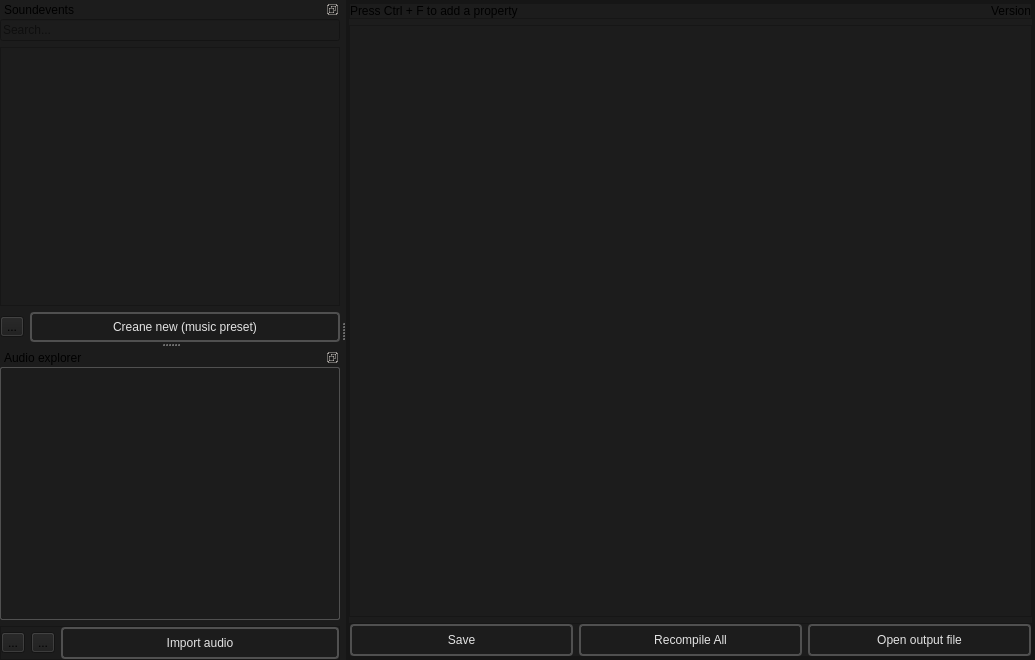
<?xml version="1.0" encoding="UTF-8"?>
<ui version="4.0">
 <class>SoundEvent_Editor_MainWindow</class>
 <widget class="QMainWindow" name="SoundEvent_Editor_MainWindow">
  <property name="geometry">
   <rect>
    <x>0</x>
    <y>0</y>
    <width>1035</width>
    <height>660</height>
   </rect>
  </property>
  <property name="windowTitle">
   <string>MainWindow</string>
  </property>
  <property name="styleSheet">
   <string notr="true">background-color: #1C1C1C;</string>
  </property>
  <widget class="QWidget" name="centralwidget">
   <layout class="QHBoxLayout" name="horizontalLayout">
    <property name="spacing">
     <number>6</number>
    </property>
    <property name="leftMargin">
     <number>0</number>
    </property>
    <property name="topMargin">
     <number>0</number>
    </property>
    <property name="rightMargin">
     <number>0</number>
    </property>
    <property name="bottomMargin">
     <number>0</number>
    </property>
    <item>
     <widget class="QFrame" name="frame_6">
      <property name="frameShape">
       <enum>QFrame::StyledPanel</enum>
      </property>
      <property name="frameShadow">
       <enum>QFrame::Raised</enum>
      </property>
      <layout class="QVBoxLayout" name="verticalLayout_4">
       <property name="spacing">
        <number>6</number>
       </property>
       <property name="leftMargin">
        <number>0</number>
       </property>
       <property name="topMargin">
        <number>0</number>
       </property>
       <property name="rightMargin">
        <number>0</number>
       </property>
       <property name="bottomMargin">
        <number>0</number>
       </property>
       <item>
        <widget class="QFrame" name="frame_7">
         <property name="frameShape">
          <enum>QFrame::StyledPanel</enum>
         </property>
         <property name="frameShadow">
          <enum>QFrame::Raised</enum>
         </property>
         <layout class="QHBoxLayout" name="horizontalLayout_5">
          <property name="leftMargin">
           <number>0</number>
          </property>
          <property name="topMargin">
           <number>0</number>
          </property>
          <property name="rightMargin">
           <number>0</number>
          </property>
          <property name="bottomMargin">
           <number>0</number>
          </property>
          <item>
           <widget class="QFrame" name="frame_3">
            <property name="frameShape">
             <enum>QFrame::StyledPanel</enum>
            </property>
            <property name="frameShadow">
             <enum>QFrame::Raised</enum>
            </property>
            <layout class="QVBoxLayout" name="verticalLayout_3">
             <property name="spacing">
              <number>6</number>
             </property>
             <property name="leftMargin">
              <number>0</number>
             </property>
             <property name="topMargin">
              <number>0</number>
             </property>
             <property name="rightMargin">
              <number>0</number>
             </property>
             <property name="bottomMargin">
              <number>0</number>
             </property>
             <item>
              <widget class="QFrame" name="frame_9">
               <property name="frameShape">
                <enum>QFrame::StyledPanel</enum>
               </property>
               <property name="frameShadow">
                <enum>QFrame::Raised</enum>
               </property>
               <layout class="QHBoxLayout" name="horizontalLayout_7">
                <property name="leftMargin">
                 <number>0</number>
                </property>
                <property name="topMargin">
                 <number>0</number>
                </property>
                <property name="rightMargin">
                 <number>0</number>
                </property>
                <property name="bottomMargin">
                 <number>0</number>
                </property>
                <item>
                 <widget class="QLabel" name="status_bar">
                  <property name="text">
                   <string>Press Ctrl + F to add a property</string>
                  </property>
                 </widget>
                </item>
                <item>
                 <widget class="QLabel" name="version">
                  <property name="text">
                   <string>Version</string>
                  </property>
                  <property name="alignment">
                   <set>Qt::AlignRight|Qt::AlignTrailing|Qt::AlignVCenter</set>
                  </property>
                 </widget>
                </item>
               </layout>
              </widget>
             </item>
             <item>
              <widget class="QScrollArea" name="scrollArea">
               <property name="lineWidth">
                <number>0</number>
               </property>
               <property name="widgetResizable">
                <bool>true</bool>
               </property>
               <property name="alignment">
                <set>Qt::AlignLeading|Qt::AlignLeft|Qt::AlignTop</set>
               </property>
               <widget class="QWidget" name="soundevent_properties">
                <property name="geometry">
                 <rect>
                  <x>0</x>
                  <y>0</y>
                  <width>639</width>
                  <height>588</height>
                 </rect>
                </property>
                <layout class="QVBoxLayout" name="verticalLayout_2">
                 <property name="sizeConstraint">
                  <enum>QLayout::SetFixedSize</enum>
                 </property>
                </layout>
               </widget>
              </widget>
             </item>
             <item>
              <widget class="QFrame" name="frame_2">
               <property name="sizePolicy">
                <sizepolicy hsizetype="Preferred" vsizetype="Fixed">
                 <horstretch>0</horstretch>
                 <verstretch>0</verstretch>
                </sizepolicy>
               </property>
               <property name="maximumSize">
                <size>
                 <width>16777215</width>
                 <height>38</height>
                </size>
               </property>
               <property name="frameShape">
                <enum>QFrame::StyledPanel</enum>
               </property>
               <property name="frameShadow">
                <enum>QFrame::Raised</enum>
               </property>
               <layout class="QHBoxLayout" name="horizontalLayout_2">
                <property name="spacing">
                 <number>6</number>
                </property>
                <property name="leftMargin">
                 <number>0</number>
                </property>
                <property name="topMargin">
                 <number>0</number>
                </property>
                <property name="rightMargin">
                 <number>0</number>
                </property>
                <property name="bottomMargin">
                 <number>0</number>
                </property>
                <item>
                 <widget class="QPushButton" name="save_button">
                  <property name="minimumSize">
                   <size>
                    <width>0</width>
                    <height>32</height>
                   </size>
                  </property>
                  <property name="toolTip">
                   <string>&lt;html&gt;&lt;head/&gt;&lt;body&gt;&lt;p&gt;Save file (Ctrl + S)&lt;/p&gt;&lt;/body&gt;&lt;/html&gt;</string>
                  </property>
                  <property name="styleSheet">
                   <string notr="true">
    /* QPushButton default and hover styles */
    QPushButton {

        font: 600 10pt &quot;Segoe UI&quot;;
	

        border: 2px solid black;
        border-radius: 4px;
        border-color: rgba(80, 80, 80, 255);
        height:22px;
        padding-top: 2px;
        padding-bottom:2px;
        padding-left: 4px;
        padding-right: 4px;
        color: #E3E3E3;
        background-color: #1C1C1C;
    }
    QPushButton:hover {
        background-color: #414956;
        color: white;
    }
    QPushButton:pressed {
        background-color: red;
        background-color: #1C1C1C;
        margin: 1 px;
        margin-left: 2px;
        margin-right: 2px;

    }</string>
                  </property>
                  <property name="text">
                   <string>Save</string>
                  </property>
                  <property name="icon">
                   <iconset resource="../resources.qrc">
                    <normaloff>:/icons/save_16dp_9D9D9D_FILL0_wght400_GRAD0_opsz20.svg</normaloff>:/icons/save_16dp_9D9D9D_FILL0_wght400_GRAD0_opsz20.svg</iconset>
                  </property>
                  <property name="iconSize">
                   <size>
                    <width>20</width>
                    <height>20</height>
                   </size>
                  </property>
                 </widget>
                </item>
                <item>
                 <widget class="QPushButton" name="recompile_all_button">
                  <property name="minimumSize">
                   <size>
                    <width>0</width>
                    <height>32</height>
                   </size>
                  </property>
                  <property name="toolTip">
                   <string>&lt;html&gt;&lt;head/&gt;&lt;body&gt;&lt;p&gt;Recompiles all sounds and sound events&lt;/p&gt;&lt;/body&gt;&lt;/html&gt;</string>
                  </property>
                  <property name="styleSheet">
                   <string notr="true">
    /* QPushButton default and hover styles */
    QPushButton {

        font: 600 10pt &quot;Segoe UI&quot;;
	

        border: 2px solid black;
        border-radius: 4px;
        border-color: rgba(80, 80, 80, 255);
        height:22px;
        padding-top: 2px;
        padding-bottom:2px;
        padding-left: 4px;
        padding-right: 4px;
        color: #E3E3E3;
        background-color: #1C1C1C;
    }
    QPushButton:hover {
        background-color: #414956;
        color: white;
    }
    QPushButton:pressed {
        background-color: red;
        background-color: #1C1C1C;
        margin: 1 px;
        margin-left: 2px;
        margin-right: 2px;

    }</string>
                  </property>
                  <property name="text">
                   <string>Recompile All</string>
                  </property>
                  <property name="icon">
                   <iconset resource="../resources.qrc">
                    <normaloff>:/icons/menu_open_24dp_9D9D9D_FILL0_wght400_GRAD0_opsz24.svg</normaloff>:/icons/menu_open_24dp_9D9D9D_FILL0_wght400_GRAD0_opsz24.svg</iconset>
                  </property>
                  <property name="iconSize">
                   <size>
                    <width>20</width>
                    <height>20</height>
                   </size>
                  </property>
                 </widget>
                </item>
                <item>
                 <widget class="QPushButton" name="open_output_file_button">
                  <property name="minimumSize">
                   <size>
                    <width>0</width>
                    <height>32</height>
                   </size>
                  </property>
                  <property name="toolTip">
                   <string>&lt;html&gt;&lt;head/&gt;&lt;body&gt;&lt;p&gt;Opens soundevents_addon.vsndevts in notepad&lt;/p&gt;&lt;/body&gt;&lt;/html&gt;</string>
                  </property>
                  <property name="styleSheet">
                   <string notr="true">
    /* QPushButton default and hover styles */
    QPushButton {

        font: 600 10pt &quot;Segoe UI&quot;;
	

        border: 2px solid black;
        border-radius: 4px;
        border-color: rgba(80, 80, 80, 255);
        height:22px;
        padding-top: 2px;
        padding-bottom:2px;
        padding-left: 4px;
        padding-right: 4px;
        color: #E3E3E3;
        background-color: #1C1C1C;
    }
    QPushButton:hover {
        background-color: #414956;
        color: white;
    }
    QPushButton:pressed {
        background-color: red;
        background-color: #1C1C1C;
        margin: 1 px;
        margin-left: 2px;
        margin-right: 2px;

    }</string>
                  </property>
                  <property name="text">
                   <string>Open output file</string>
                  </property>
                  <property name="icon">
                   <iconset resource="../resources.qrc">
                    <normaloff>:/icons/file_open_16dp_9D9D9D_FILL0_wght400_GRAD0_opsz20.svg</normaloff>:/icons/file_open_16dp_9D9D9D_FILL0_wght400_GRAD0_opsz20.svg</iconset>
                  </property>
                  <property name="iconSize">
                   <size>
                    <width>20</width>
                    <height>20</height>
                   </size>
                  </property>
                 </widget>
                </item>
               </layout>
              </widget>
             </item>
            </layout>
           </widget>
          </item>
         </layout>
        </widget>
       </item>
      </layout>
     </widget>
    </item>
   </layout>
  </widget>
  <widget class="QDockWidget" name="dockWidget">
   <property name="minimumSize">
    <size>
     <width>340</width>
     <height>157</height>
    </size>
   </property>
   <property name="features">
    <set>QDockWidget::DockWidgetFloatable|QDockWidget::DockWidgetMovable</set>
   </property>
   <property name="windowTitle">
    <string>Soundevents</string>
   </property>
   <attribute name="dockWidgetArea">
    <number>1</number>
   </attribute>
   <widget class="QWidget" name="dockWidgetContents">
    <layout class="QVBoxLayout" name="verticalLayout_6">
     <property name="spacing">
      <number>6</number>
     </property>
     <property name="leftMargin">
      <number>0</number>
     </property>
     <property name="topMargin">
      <number>0</number>
     </property>
     <property name="rightMargin">
      <number>0</number>
     </property>
     <property name="bottomMargin">
      <number>0</number>
     </property>
     <item>
      <widget class="QLineEdit" name="soundevents_list_search_bar">
       <property name="placeholderText">
        <string>Search...</string>
       </property>
      </widget>
     </item>
     <item>
      <widget class="QListWidget" name="soundevents_list"/>
     </item>
     <item>
      <layout class="QHBoxLayout" name="horizontalLayout_8">
       <item>
        <widget class="QToolButton" name="create_new_soundevent_options_button">
         <property name="toolTip">
          <string>&lt;html&gt;&lt;head/&gt;&lt;body&gt;&lt;p&gt;Quick setup options (todo)&lt;/p&gt;&lt;/body&gt;&lt;/html&gt;</string>
         </property>
         <property name="text">
          <string>...</string>
         </property>
         <property name="icon">
          <iconset resource="../resources.qrc">
           <normaloff>:/icons/settings_16dp_9D9D9D_FILL0_wght400_GRAD0_opsz20.svg</normaloff>:/icons/settings_16dp_9D9D9D_FILL0_wght400_GRAD0_opsz20.svg</iconset>
         </property>
         <property name="iconSize">
          <size>
           <width>20</width>
           <height>20</height>
          </size>
         </property>
        </widget>
       </item>
       <item>
        <widget class="QPushButton" name="create_new_soundevent">
         <property name="toolTip">
          <string>&lt;html&gt;&lt;head/&gt;&lt;body&gt;&lt;p&gt;Create new soundevent&lt;/p&gt;&lt;/body&gt;&lt;/html&gt;</string>
         </property>
         <property name="styleSheet">
          <string notr="true">
    /* QPushButton default and hover styles */
    QPushButton {

        font: 600 10pt &quot;Segoe UI&quot;;
	

        border: 2px solid black;
        border-radius: 4px;
        border-color: rgba(80, 80, 80, 255);
        height:22px;
        padding-top: 2px;
        padding-bottom:2px;
        padding-left: 4px;
        padding-right: 4px;
        color: #E3E3E3;
        background-color: #1C1C1C;
    }
    QPushButton:hover {
        background-color: #414956;
        color: white;
    }
    QPushButton:pressed {
        background-color: red;
        background-color: #1C1C1C;
        margin: 1 px;
        margin-left: 2px;
        margin-right: 2px;

    }</string>
         </property>
         <property name="text">
          <string>Creane new (music preset)</string>
         </property>
         <property name="icon">
          <iconset resource="../resources.qrc">
           <normaloff>:/icons/add_24dp_9D9D9D_FILL0_wght400_GRAD0_opsz24.svg</normaloff>:/icons/add_24dp_9D9D9D_FILL0_wght400_GRAD0_opsz24.svg</iconset>
         </property>
         <property name="iconSize">
          <size>
           <width>20</width>
           <height>20</height>
          </size>
         </property>
        </widget>
       </item>
      </layout>
     </item>
    </layout>
   </widget>
  </widget>
  <widget class="QDockWidget" name="dockWidget_2">
   <property name="features">
    <set>QDockWidget::DockWidgetFloatable|QDockWidget::DockWidgetMovable</set>
   </property>
   <property name="windowTitle">
    <string>Audio explorer</string>
   </property>
   <attribute name="dockWidgetArea">
    <number>1</number>
   </attribute>
   <widget class="QWidget" name="dockWidgetContents_2">
    <layout class="QVBoxLayout" name="verticalLayout_5">
     <property name="spacing">
      <number>6</number>
     </property>
     <property name="leftMargin">
      <number>0</number>
     </property>
     <property name="topMargin">
      <number>0</number>
     </property>
     <property name="rightMargin">
      <number>0</number>
     </property>
     <property name="bottomMargin">
      <number>0</number>
     </property>
     <item>
      <widget class="QTreeView" name="audio_files_explorer">
       <property name="styleSheet">
        <string notr="true">/* styles/treeview.qss */

/* General application background */
/* TreeView specific styles */
QTreeView {
    color: #E3E3E3;
    border: 1px solid black;
    border-radius: 2px;
    border-color: rgba(80, 80, 80, 255);
    font: 580 10pt &quot;Segoe UI&quot;;
}

QTreeView::item {
    height: 20px;
}

QTreeView::item:selected {
    background-color: #272729;
    color: #E3E3E3;
}

QTreeView::item:hover {
    background-color: #272729;
    color: #E3E3E3;
}

/* Branch icons */
QTreeView::branch:closed:has-children {
    /* Ensure this path is correct and the image exists */
    image: url(:/icons/arrow_drop_down_16dp.svg);
}

QTreeView::branch:open:has-children {
    /* Ensure this path is correct and the image exists */
    image: url(:/icons/arrow_right_16dp_9D9D9D_FILL0_wght400_GRAD0_opsz20.svg);
}

/* Header styles */
QHeaderView::section {
    background-color: #1d1d1f;
    color: #E3E3E3;
    font: 600 10pt &quot;Segoe UI&quot;;
    height: 16px;
    border: 0px;
    border-bottom: 2px solid black;
    border-radius: 2px;
    border-color: rgba(80, 80, 80, 255);
}

/* QHeaderView::section:hover {
    background-color: #565656;
}

QHeaderView::section:pressed {
    background-color: #444444;
} */




QLineEdit {
    border: 1px solid #CCCCCC;
    border-radius: 2px;
    color: #E3E3E3;
	font: 700 10pt &quot;Segoe UI&quot;;
margin: 0px;
padding: 0px;
}
QLineEdit:focus {
    border: 1px solid #008CBA;
    background-color: #1C1C1C;
margin: 0px;
padding: 0px;
}
QLineEdit::selection {
    color: white;
}</string>
       </property>
      </widget>
     </item>
     <item>
      <widget class="QFrame" name="frame_5">
       <property name="frameShape">
        <enum>QFrame::StyledPanel</enum>
       </property>
       <property name="frameShadow">
        <enum>QFrame::Raised</enum>
       </property>
       <layout class="QHBoxLayout" name="horizontalLayout_3">
        <property name="leftMargin">
         <number>0</number>
        </property>
        <property name="topMargin">
         <number>0</number>
        </property>
        <property name="rightMargin">
         <number>0</number>
        </property>
        <property name="bottomMargin">
         <number>0</number>
        </property>
        <item>
         <widget class="QToolButton" name="open_sounds_folder_button">
          <property name="toolTip">
           <string>&lt;html&gt;&lt;head/&gt;&lt;body&gt;&lt;p&gt;Open sounds folder&lt;/p&gt;&lt;/body&gt;&lt;/html&gt;</string>
          </property>
          <property name="text">
           <string>...</string>
          </property>
          <property name="icon">
           <iconset resource="../resources.qrc">
            <normaloff>:/icons/folder_open.svg</normaloff>:/icons/folder_open.svg</iconset>
          </property>
          <property name="iconSize">
           <size>
            <width>20</width>
            <height>20</height>
           </size>
          </property>
         </widget>
        </item>
        <item>
         <widget class="QToolButton" name="Import_audio_options_button">
          <property name="toolTip">
           <string>&lt;html&gt;&lt;head/&gt;&lt;body&gt;&lt;p&gt;Improt audio options (todo)&lt;/p&gt;&lt;/body&gt;&lt;/html&gt;</string>
          </property>
          <property name="text">
           <string>...</string>
          </property>
          <property name="icon">
           <iconset resource="../resources.qrc">
            <normaloff>:/icons/settings_16dp_9D9D9D_FILL0_wght400_GRAD0_opsz20.svg</normaloff>:/icons/settings_16dp_9D9D9D_FILL0_wght400_GRAD0_opsz20.svg</iconset>
          </property>
          <property name="iconSize">
           <size>
            <width>20</width>
            <height>20</height>
           </size>
          </property>
         </widget>
        </item>
        <item>
         <widget class="QPushButton" name="Import_audio_button">
          <property name="minimumSize">
           <size>
            <width>0</width>
            <height>32</height>
           </size>
          </property>
          <property name="toolTip">
           <string>&lt;html&gt;&lt;head/&gt;&lt;body&gt;&lt;p&gt;Improt audio (todo)&lt;/p&gt;&lt;/body&gt;&lt;/html&gt;</string>
          </property>
          <property name="styleSheet">
           <string notr="true">
    /* QPushButton default and hover styles */
    QPushButton {

        font: 600 10pt &quot;Segoe UI&quot;;
	

        border: 2px solid black;
        border-radius: 4px;
        border-color: rgba(80, 80, 80, 255);
        height:22px;
        padding-top: 2px;
        padding-bottom:2px;
        padding-left: 4px;
        padding-right: 4px;
        color: #E3E3E3;
        background-color: #1C1C1C;
    }
    QPushButton:hover {
        background-color: #414956;
        color: white;
    }
    QPushButton:pressed {
        background-color: red;
        background-color: #1C1C1C;
        margin: 1 px;
        margin-left: 2px;
        margin-right: 2px;

    }</string>
          </property>
          <property name="text">
           <string>Import audio</string>
          </property>
          <property name="icon">
           <iconset resource="../resources.qrc">
            <normaloff>:/icons/place_item_24dp_9D9D9D_FILL0_wght400_GRAD0_opsz24.svg</normaloff>:/icons/place_item_24dp_9D9D9D_FILL0_wght400_GRAD0_opsz24.svg</iconset>
          </property>
          <property name="iconSize">
           <size>
            <width>20</width>
            <height>20</height>
           </size>
          </property>
         </widget>
        </item>
       </layout>
      </widget>
     </item>
    </layout>
   </widget>
  </widget>
 </widget>
 <resources>
  <include location="../resources.qrc"/>
 </resources>
 <connections/>
</ui>
